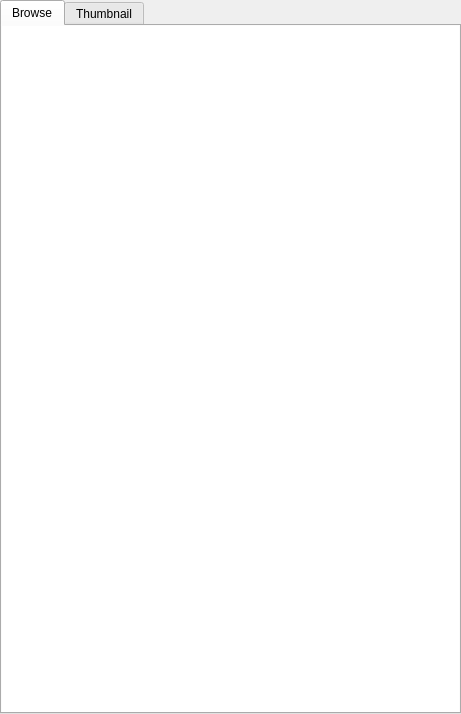
<?xml version="1.0" encoding="UTF-8"?>
<ui version="4.0">
 <class>DockWidget_Start</class>
 <widget class="QDockWidget" name="DockWidget_Start">
  <property name="geometry">
   <rect>
    <x>0</x>
    <y>0</y>
    <width>461</width>
    <height>714</height>
   </rect>
  </property>
  <property name="windowTitle">
   <string>Start</string>
  </property>
  <widget class="QWidget" name="dockWidgetContents">
   <layout class="QHBoxLayout" name="horizontalLayout">
    <property name="spacing">
     <number>0</number>
    </property>
    <property name="leftMargin">
     <number>0</number>
    </property>
    <property name="topMargin">
     <number>0</number>
    </property>
    <property name="rightMargin">
     <number>0</number>
    </property>
    <property name="bottomMargin">
     <number>0</number>
    </property>
    <item>
     <widget class="QTabWidget" name="tabWidget">
      <property name="currentIndex">
       <number>0</number>
      </property>
      <property name="elideMode">
       <enum>Qt::ElideNone</enum>
      </property>
      <property name="documentMode">
       <bool>false</bool>
      </property>
      <property name="tabsClosable">
       <bool>false</bool>
      </property>
      <property name="movable">
       <bool>false</bool>
      </property>
      <widget class="QWidget" name="tab_Browse">
       <attribute name="title">
        <string>Browse</string>
       </attribute>
       <layout class="QVBoxLayout" name="verticalLayout">
        <property name="spacing">
         <number>0</number>
        </property>
        <property name="leftMargin">
         <number>0</number>
        </property>
        <property name="topMargin">
         <number>0</number>
        </property>
        <property name="rightMargin">
         <number>0</number>
        </property>
        <property name="bottomMargin">
         <number>0</number>
        </property>
        <item>
         <widget class="QTreeView" name="treeView">
          <property name="frameShape">
           <enum>QFrame::NoFrame</enum>
          </property>
          <property name="frameShadow">
           <enum>QFrame::Plain</enum>
          </property>
          <property name="lineWidth">
           <number>0</number>
          </property>
          <property name="editTriggers">
           <set>QAbstractItemView::DoubleClicked|QAbstractItemView::EditKeyPressed</set>
          </property>
          <property name="expandsOnDoubleClick">
           <bool>true</bool>
          </property>
         </widget>
        </item>
       </layout>
      </widget>
      <widget class="QWidget" name="tab_Thumbnail">
       <attribute name="title">
        <string>Thumbnail</string>
       </attribute>
       <layout class="QVBoxLayout" name="verticalLayout_2">
        <property name="spacing">
         <number>0</number>
        </property>
        <property name="leftMargin">
         <number>0</number>
        </property>
        <property name="topMargin">
         <number>0</number>
        </property>
        <property name="rightMargin">
         <number>0</number>
        </property>
        <property name="bottomMargin">
         <number>0</number>
        </property>
        <item>
         <widget class="QListWidget" name="listWidget">
          <property name="frameShape">
           <enum>QFrame::NoFrame</enum>
          </property>
          <property name="frameShadow">
           <enum>QFrame::Plain</enum>
          </property>
          <property name="lineWidth">
           <number>0</number>
          </property>
         </widget>
        </item>
       </layout>
      </widget>
     </widget>
    </item>
   </layout>
  </widget>
 </widget>
 <resources>
  <include location="../icons.qrc"/>
 </resources>
 <connections/>
</ui>
